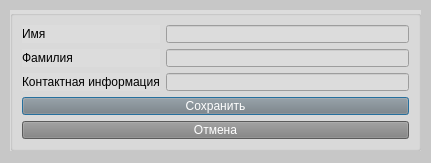
<?xml version="1.0" encoding="UTF-8"?>
<ui version="4.0">
 <class>CustomerDialog</class>
 <widget class="QDialog" name="CustomerDialog">
  <property name="geometry">
   <rect>
    <x>0</x>
    <y>0</y>
    <width>431</width>
    <height>163</height>
   </rect>
  </property>
  <property name="windowTitle">
   <string>Добавление покупателя</string>
  </property>
  <property name="styleSheet">
   <string notr="true">background-color: rgb(199, 199, 199);
color: rgb(0, 0, 0);</string>
  </property>
  <widget class="QGroupBox" name="Group1">
   <property name="geometry">
    <rect>
     <x>10</x>
     <y>10</y>
     <width>411</width>
     <height>141</height>
    </rect>
   </property>
   <property name="styleSheet">
    <string notr="true">background-color: rgb(220, 220, 220);</string>
   </property>
   <layout class="QGridLayout" name="gridLayout">
    <item row="1" column="0">
     <widget class="QLabel" name="label_2">
      <property name="text">
       <string>Фамилия</string>
      </property>
     </widget>
    </item>
    <item row="1" column="1">
     <widget class="QLineEdit" name="txtLName"/>
    </item>
    <item row="0" column="1">
     <widget class="QLineEdit" name="txtFName"/>
    </item>
    <item row="2" column="1">
     <widget class="QLineEdit" name="txtContacts"/>
    </item>
    <item row="0" column="0">
     <widget class="QLabel" name="label">
      <property name="text">
       <string>Имя</string>
      </property>
     </widget>
    </item>
    <item row="2" column="0">
     <widget class="QLabel" name="label_3">
      <property name="text">
       <string>Контактная информация</string>
      </property>
     </widget>
    </item>
    <item row="3" column="0" colspan="2">
     <widget class="QPushButton" name="btnOk">
      <property name="styleSheet">
       <string notr="true">background-color: rgb(128, 128, 128);
color: rgb(255, 255, 255);</string>
      </property>
      <property name="text">
       <string>Сохранить</string>
      </property>
     </widget>
    </item>
    <item row="4" column="0" colspan="2">
     <widget class="QPushButton" name="btnCancel">
      <property name="styleSheet">
       <string notr="true">background-color: rgb(128, 128, 128);
color: rgb(255, 255, 255);</string>
      </property>
      <property name="text">
       <string>Отмена</string>
      </property>
     </widget>
    </item>
   </layout>
  </widget>
 </widget>
 <resources/>
 <connections/>
</ui>
